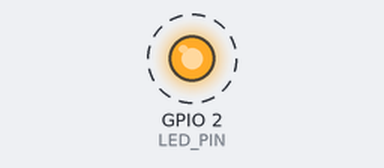
The sketch below on a simulated ESP32. Parts: output pins drawn as LEDs (lit = HIGH). Dashed ring = blinking. What the sketch prints to the serial monitor is not drawn.

Above: at 1.2 s.
Timing chart, 0 to 4.0 s (numbered marks = the images above):
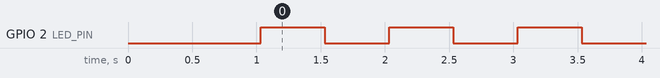

Measured:
- by itself, GPIO 2 (LED_PIN): alternates HIGH for 0.50 s and LOW for 0.50 s

The sketch:

01_chip_info_blink.ino
```cpp
#include <Arduino.h>

// Sửa theo bo của bạn. Nhiều bo ESP32 thường dùng GPIO 2.
#ifndef LED_BUILTIN
#define LED_BUILTIN 2
#endif
constexpr int LED_PIN = LED_BUILTIN;

void printChipInfo() {
  uint64_t mac = ESP.getEfuseMac();

  Serial.println("\n=== ESP32 CHIP INFO ===");
  Serial.printf("Chip          : %s\n", ESP.getChipModel());
  Serial.printf("Revision      : %d\n", ESP.getChipRevision());
  Serial.printf("CPU cores     : %d\n", ESP.getChipCores());
  Serial.printf("CPU frequency : %u MHz\n", ESP.getCpuFreqMHz());
  Serial.printf("Flash size    : %u bytes\n", ESP.getFlashChipSize());
  Serial.printf("Sketch size   : %u bytes\n", ESP.getSketchSize());
  Serial.printf("Free sketch   : %u bytes\n", ESP.getFreeSketchSpace());
  Serial.printf("Heap total    : %u bytes\n", ESP.getHeapSize());
  Serial.printf("Heap free     : %u bytes\n", ESP.getFreeHeap());
  Serial.printf("Heap minimum  : %u bytes\n", ESP.getMinFreeHeap());
  Serial.printf("Largest block : %u bytes\n", ESP.getMaxAllocHeap());
  Serial.printf("PSRAM total   : %u bytes\n", ESP.getPsramSize());
  Serial.printf("PSRAM free    : %u bytes\n", ESP.getFreePsram());
  Serial.printf("eFuse MAC     : %04X%08X\n",
                (uint16_t)(mac >> 32), (uint32_t)mac);
  Serial.printf("LED pin       : GPIO %d\n", LED_PIN);
  Serial.println("=======================");
}

void setup() {
  Serial.begin(115200);
  delay(1000);
  pinMode(LED_PIN, OUTPUT);
  printChipInfo();
}

void loop() {
  digitalWrite(LED_PIN, HIGH);
  Serial.println("LED ON");
  delay(500);
  digitalWrite(LED_PIN, LOW);
  Serial.println("LED OFF");
  delay(500);
}
```
